Frame 1 (no input): blank canvas, image omitted
Frame 60 (no input): blank canvas, image omitted
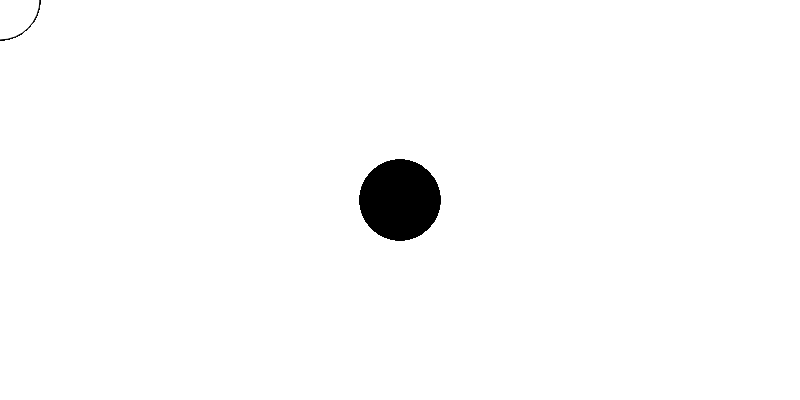
Frame 120 (the mouse pressed at the canvas centre since frame 60)

The p5.js sketch whose frames 1 and 60 were blank and that drew this single picture after the mouse press (run headless with seeded random() and noise() and a simulated clock; from frame 60 on, the mouse is pressed at the canvas centre):

// p5.js sketch
// ── sketch.js
function setup() {
  createCanvas(800, 400);
}
function draw() {
  if (mouseIsPressed) {
    fill(0);
  } else {
    fill(255);
  }
  ellipse(mouseX, mouseY, 80, 80);
}
